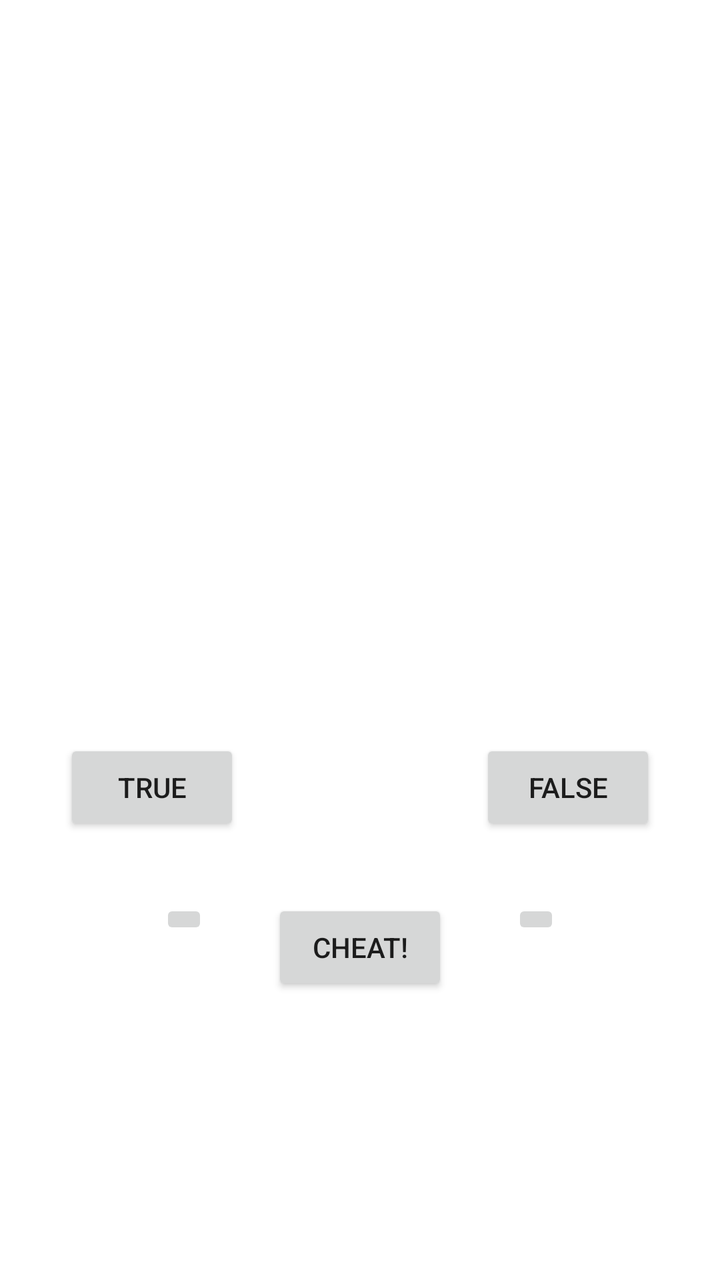
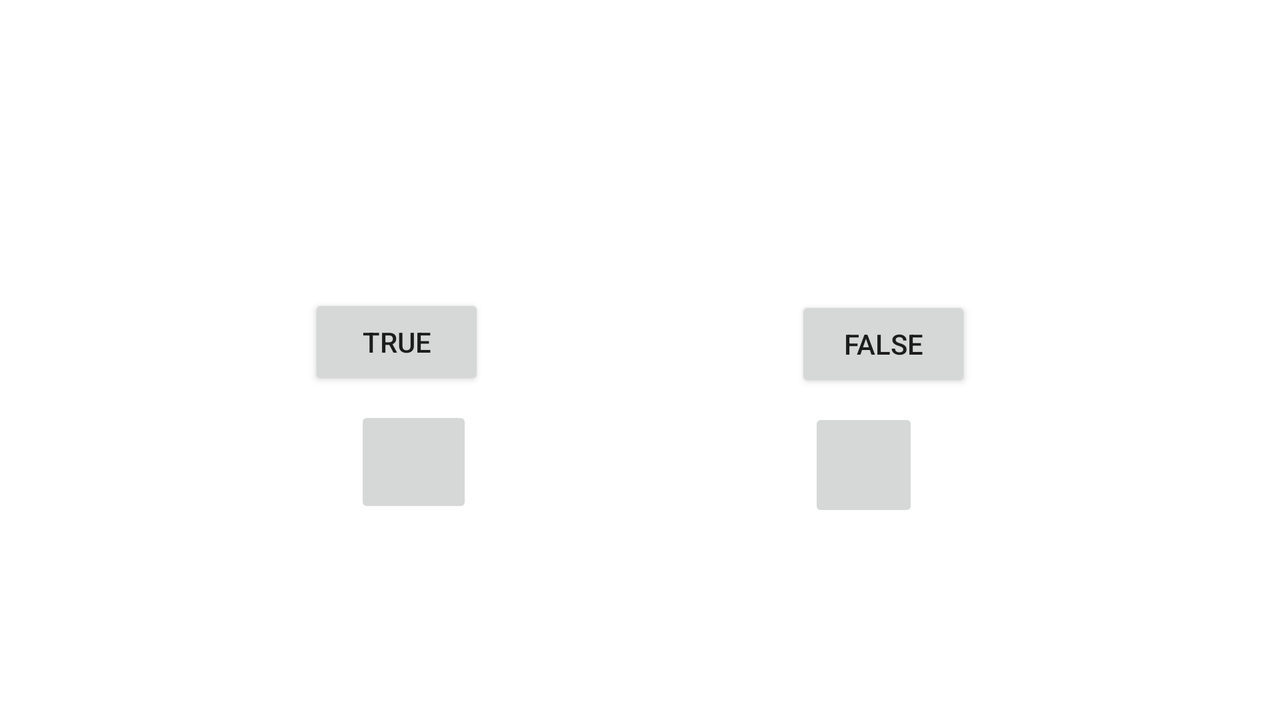

The same Android screen from two of the app's own layout files: first res/layout/ as a phone draws it, then the author's variant for another configuration, drawn on a device whose configuration selects that folder. Both files follow.
<!-- AndroidManifest.xml: application theme Theme.MyTestAppJava -->
<!-- res/layout/activity_main.xml -->
<?xml version="1.0" encoding="utf-8"?>
<androidx.constraintlayout.widget.ConstraintLayout xmlns:android="http://schemas.android.com/apk/res/android"
    xmlns:app="http://schemas.android.com/apk/res-auto"
    xmlns:tools="http://schemas.android.com/tools"
    android:layout_width="match_parent"
    android:layout_height="match_parent"
    tools:context=".MainActivity">

    <TextView
        android:id="@+id/question_text_view"
        android:layout_width="wrap_content"
        android:layout_height="wrap_content"
        android:padding="24dp"

        app:layout_constraintBottom_toBottomOf="parent"
        app:layout_constraintEnd_toEndOf="parent"
        app:layout_constraintStart_toStartOf="parent"
        app:layout_constraintTop_toTopOf="parent" />

    <Button
        android:id="@+id/true_button"
        android:layout_width="wrap_content"
        android:layout_height="wrap_content"
        android:layout_marginStart="32dp"
        android:layout_marginTop="16dp"
        android:text="@string/true_button"
        app:layout_constraintStart_toStartOf="parent"
        app:layout_constraintTop_toBottomOf="@+id/question_text_view"
        tools:layout_conversion_absoluteHeight="48dp"
        tools:layout_conversion_absoluteWidth="88dp" />

    <Button
        android:id="@+id/false_button"
        android:layout_width="wrap_content"
        android:layout_height="wrap_content"
        android:layout_marginTop="16dp"
        android:layout_marginEnd="32dp"
        android:text="@string/false_button"
        app:layout_constraintEnd_toEndOf="parent"
        app:layout_constraintTop_toBottomOf="@+id/question_text_view"
        tools:layout_conversion_absoluteHeight="48dp"
        tools:layout_conversion_absoluteWidth="88dp" />


    <Button
        android:id="@+id/cheat_button"
        android:layout_width="wrap_content"
        android:layout_height="wrap_content"
        android:layout_marginTop="32dp"
        android:text="@string/cheat_button"
        app:layout_constraintEnd_toEndOf="parent"
        app:layout_constraintStart_toStartOf="parent"
        app:layout_constraintTop_toBottomOf="@+id/true_button" />

    <ImageButton
        android:id="@+id/next_button"
        android:layout_width="wrap_content"
        android:layout_height="wrap_content"
        android:layout_marginStart="32dp"
        android:layout_marginTop="32dp"
        android:src="@drawable/arrow_right"
        app:layout_constraintStart_toEndOf="@+id/cheat_button"
        app:layout_constraintTop_toBottomOf="@+id/false_button"
        tools:ignore="SpeakableTextPresentCheck,TouchTargetSizeCheck" />

    <ImageButton
        android:id="@+id/previous_button"
        android:layout_width="wrap_content"
        android:layout_height="wrap_content"
        android:layout_marginTop="32dp"
        android:layout_marginEnd="32dp"
        android:src="@drawable/arrow_left"
        android:text="@string/previous_button"
        app:layout_constraintEnd_toStartOf="@+id/cheat_button"
        app:layout_constraintTop_toBottomOf="@+id/true_button"
        tools:ignore="TouchTargetSizeCheck,SpeakableTextPresentCheck" />


</androidx.constraintlayout.widget.ConstraintLayout>
<!-- resources referenced by this layout -->
<resources>
  <string name="cheat_button">Cheat!</string>
  <string name="false_button">False</string>
  <string name="previous_button">Previous</string>
  <string name="true_button">True</string>
  <style name="Theme.MyTestAppJava" parent="Theme.MaterialComponents.DayNight.DarkActionBar">
          
          <item name="colorPrimary">@color/purple_500</item>
          <item name="colorPrimaryVariant">@color/purple_700</item>
          <item name="colorOnPrimary">@color/white</item>
          
          <item name="colorSecondary">@color/teal_200</item>
          <item name="colorSecondaryVariant">@color/teal_700</item>
          <item name="colorOnSecondary">@color/black</item>
          
          <item name="android:statusBarColor">?attr/colorPrimaryVariant</item>
          
      </style>
</resources>
<!-- res/layout-land/activity_main.xml (the author's variant of the layout above) -->
<!-- drawn on the phone turned sideways -->
<?xml version="1.0" encoding="utf-8"?>
<androidx.constraintlayout.widget.ConstraintLayout xmlns:android="http://schemas.android.com/apk/res/android"
    xmlns:app="http://schemas.android.com/apk/res-auto"
    xmlns:tools="http://schemas.android.com/tools"
    android:layout_width="match_parent"
    android:layout_height="match_parent"
    tools:context=".MainActivity">

    <TextView
        android:id="@+id/question_text_view"
        android:layout_width="wrap_content"
        android:layout_height="wrap_content"
        android:layout_gravity="center_horizontal"
        android:layout_marginTop="36dp"
        android:padding="24dp"

        app:layout_constraintEnd_toEndOf="parent"
        app:layout_constraintHorizontal_bias="0.519"
        app:layout_constraintStart_toStartOf="parent"
        app:layout_constraintTop_toTopOf="parent" />

    <Button
        android:id="@+id/true_button"
        android:layout_width="wrap_content"
        android:layout_height="wrap_content"
        android:layout_marginTop="44dp"
        android:layout_marginEnd="1dp"
        android:text="@string/true_button"
        app:layout_constraintEnd_toStartOf="@+id/false_button"
        app:layout_constraintStart_toStartOf="parent"
        app:layout_constraintTop_toBottomOf="@+id/question_text_view"
        tools:layout_conversion_absoluteHeight="48dp"
        tools:layout_conversion_absoluteWidth="88dp" />

    <Button
        android:id="@+id/false_button"
        android:layout_width="wrap_content"
        android:layout_height="wrap_content"
        android:layout_marginTop="45dp"
        android:text="@string/false_button"
        app:layout_constraintEnd_toEndOf="parent"
        app:layout_constraintStart_toEndOf="@+id/true_button"
        app:layout_constraintTop_toBottomOf="@+id/question_text_view"
        tools:layout_conversion_absoluteHeight="48dp"
        tools:layout_conversion_absoluteWidth="88dp" />

    <ImageButton
        android:id="@+id/next_button"
        android:layout_width="55dp"
        android:layout_height="57dp"
        android:layout_marginTop="8dp"
        android:contentDescription="@string/next_button"
        android:src="@drawable/arrow_right"
        app:layout_constraintEnd_toEndOf="parent"
        app:layout_constraintHorizontal_bias="0.691"
        app:layout_constraintStart_toStartOf="parent"
        app:layout_constraintTop_toBottomOf="@+id/false_button" />

    <ImageButton
        android:id="@+id/previous_button"
        android:layout_width="59dp"
        android:layout_height="56dp"
        android:layout_marginTop="8dp"
        android:contentDescription="@string/previous_button"
        android:src="@drawable/arrow_left"
        android:text="@string/previous_button"
        app:layout_constraintEnd_toEndOf="parent"
        app:layout_constraintHorizontal_bias="0.305"
        app:layout_constraintStart_toStartOf="parent"
        app:layout_constraintTop_toBottomOf="@+id/true_button" />


</androidx.constraintlayout.widget.ConstraintLayout>
<!-- resources referenced by the variant -->
<!-- as the phone turned sideways resolves them -->
<resources>
  <string name="false_button">False</string>
  <string name="next_button">Next</string>
  <string name="previous_button">Previous</string>
  <string name="true_button">True</string>
  <style name="Theme.MyTestAppJava" parent="Theme.MaterialComponents.DayNight.DarkActionBar">
          
          <item name="colorPrimary">@color/purple_500</item>
          <item name="colorPrimaryVariant">@color/purple_700</item>
          <item name="colorOnPrimary">@color/white</item>
          
          <item name="colorSecondary">@color/teal_200</item>
          <item name="colorSecondaryVariant">@color/teal_700</item>
          <item name="colorOnSecondary">@color/black</item>
          
          <item name="android:statusBarColor">?attr/colorPrimaryVariant</item>
          
      </style>
</resources>
